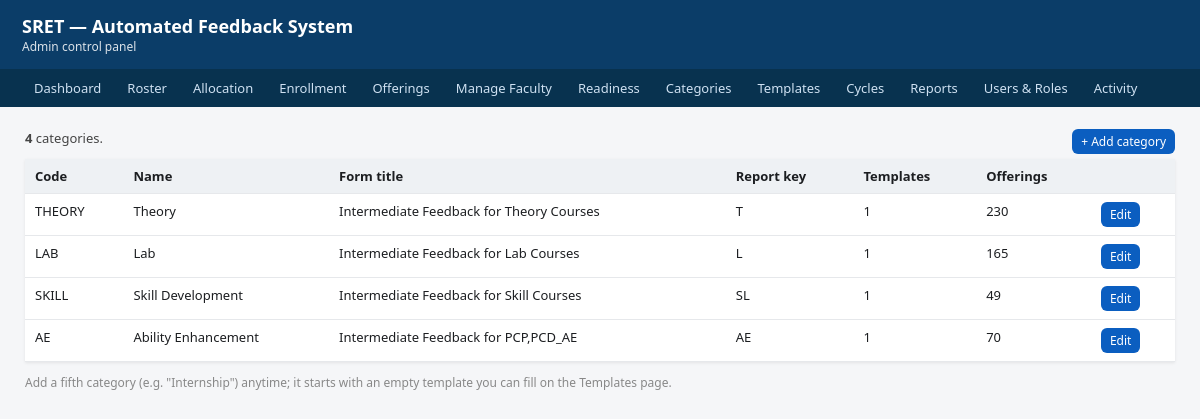
The page /admin/categories on the database its author committed.
### tables this page shows
CREATE TABLE category (
    id          INTEGER PRIMARY KEY AUTOINCREMENT,
    code        TEXT    NOT NULL UNIQUE,   -- 'THEORY','LAB','SKILL','AE' — the internal key
    name        TEXT    NOT NULL,          -- human label, e.g. 'Theory'
    form_title  TEXT,                      -- the Google-Form title this maps to
    report_key  TEXT                       -- 'T','L','SL','AE' — which report template
);

### admin/config_routes.py (the view)
@admin_bp.route("/categories")
def categories_list():
    conn = get_master()
    rows = conn.execute(
        """
        SELECT c.*,
               (SELECT COUNT(*) FROM template t WHERE t.category_id=c.id) AS n_templates,
               (SELECT COUNT(*) FROM offering o WHERE o.category_id=c.id) AS n_offerings
        FROM category c ORDER BY c.id
        """).fetchall()
    conn.close()
    return render_template("categories_list.html", categories=rows)

### activity_log.py (called while the page is built, shortened)
def _should_log(response):
    if request.blueprint == "student":
        return False
    if request.endpoint == "static" or request.endpoint is None:
        return False
    if request.method in _MUTATING_METHODS:
        return True
    if request.endpoint in SENSITIVE_GET:
        return True
    return False

def _after_request(response):
    try:
        if not _should_log(response):
            return response
    except Exception as exc:            # noqa: BLE001 — the hook must be bullet-proof
        print("activity_log: after_request hook error — %s" % exc, file=sys.stderr)
    return response

### db.py (called while the page is built)
def _configure(conn: sqlite3.Connection) -> sqlite3.Connection:
    conn.row_factory = sqlite3.Row
    conn.execute("PRAGMA journal_mode=WAL;")
    conn.execute("PRAGMA foreign_keys=ON;")
    conn.execute("PRAGMA synchronous=NORMAL;")
    return conn

def _ensure_data_dir() -> None:
    os.makedirs(Config.DATA_DIR, exist_ok=True)

def get_master() -> sqlite3.Connection:
    _ensure_data_dir()
    conn = sqlite3.connect(Config.MASTER_DB)
    return _configure(conn)

### templates/categories_list.html (shortened to what this page needs)
{% extends "base.html" %}
{% block content %}
  <div class="stat"><strong>{{ categories|length }}</strong> categories.
    <a class="btn small" style="float:right" href="{{ url_for('admin.categories_new') }}">+ Add category</a></div>
  <table>
    <thead><tr><th>Code</th><th>Name</th><th>Form title</th><th>Report key</th><th>Templates</th><th>Offerings</th><th></th></tr></thead>
    <tbody>
      {% for c in categories %}
        <tr>
          <td>{{ c.code }}</td>
          <td>{{ c.name }}</td>
          <td>{{ c.form_title if c.form_title else '' }}</td>
          <td>{{ c.report_key if c.report_key else '' }}</td>
          <td>{{ c.n_templates }}</td>
          <td>{{ c.n_offerings }}</td>
          <td><a class="btn small" href="{{ url_for('admin.categories_edit', cat_id=c.id) }}">Edit</a></td>
        </tr>
      {% endfor %}
    </tbody>
  </table>
  <p class="muted">Add a fifth category (e.g. "Internship") anytime; it starts with an empty template you can fill on the Templates page.</p>
{% endblock %}

### templates/base.html (style rules this page uses)
body { font-family: system-ui, Arial, sans-serif; margin: 0; background:#f5f6f8; color:#1c1e21; }
table { border-collapse:collapse; width:100%; background:#fff; box-shadow:0 1px 3px rgba(0,0,0,.08); }
th, td { text-align:left; padding:8px 10px; border-bottom:1px solid #e6e8eb; font-size:13px; vertical-align:top; }
th { background:#eef1f4; position:sticky; top:0; }
a.btn, button.btn { display:inline-block; background:#0b5ec0; color:#fff; border:none; padding:7px 13px; border-radius:6px; font-size:13px; text-decoration:none; cursor:pointer; }
a.btn.small, button.btn.small { padding:4px 9px; font-size:12px; }
.stat { font-size:13px; color:#444; margin-bottom:12px; }
.muted { color:#888; font-size:12px; }

### rows shown on the page
category: code "THEORY", name "Theory", form_title "Intermediate Feedback for Theory Courses", report_key "T", n_templates "1", n_offerings "230"
category: code "LAB", name "Lab", form_title "Intermediate Feedback for Lab Courses", report_key "L", n_templates "1", n_offerings "165"
category: code "SKILL", name "Skill Development", form_title "Intermediate Feedback for Skill Courses", report_key "SL", n_templates "1", n_offerings "49"
category: code "AE", name "Ability Enhancement", form_title "Intermediate Feedback for PCP,PCD_AE", report_key "AE", n_templates "1", n_offerings "70"

### other values the page prints
{{ categories|length }} "4"
